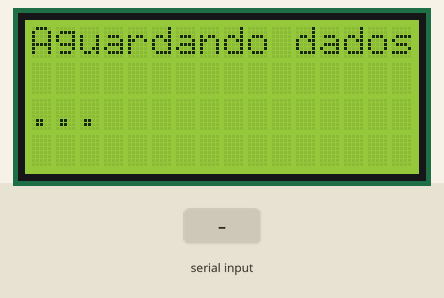
Simulated run of this program. Board: ESP32. Shown: 16×4 character LCD. The inputs (shaded band) are chosen by the test bench. Nothing arrives over Bluetooth unless stated; what the program prints to the serial monitor is not drawn.

Above: at 1.3 s.
1.4 s: "1" received over the second serial link
At 3.6 s:
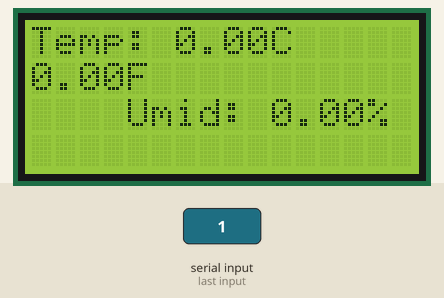
Timing chart, 0 to 5.1 s (numbered marks = the images above; inputs shaded):
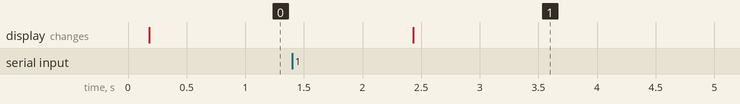

Measured:
- after the input at 1.4 s, the display: changes after 1.0 s (image 1)

The program:

main.cpp
```cpp
//Serial.begin(9600);

   //ENVIO DE DADOS//
  //float umidade = 60.3;
  //float tempC = 20.5;
  //float tempF = 33.7;

  //JsonDocument doc;

//doc["umidade"] = umidade;
//doc["tempC"] = tempC;
//doc["tempF"] = tempF;

//String JsonString;
///serializeJson(doc, JsonString);

//Serial.println("JSON gerado:  ");
//Serial.println(JsonString);
/*
String mensagemRecebida = "{\"umidade\":60.3, \"tempC\":20.5, \"tempF\":33.7}";

JsonDocument doc;

DeserializationError erro = deserializeJson(doc, mensagemRecebida);

if(erro)
{
  Serial.print("Erro ao interpretar JSON:");
  Serial.println(erro.c_str());
  return;
}

float umidade = doc["umidade "];
float tempC = doc["tempC "];
float tempF = doc["tempF "];

Serial.println("JSON interpretado com sucesso!");
Serial.print("Umidade: "); Serial.println(umidade);
Serial.print("temp (C): ");Serial.println(tempC);
Serial.print("temp (f): ");Serial.println(tempF);

}
*/

#include <Arduino.h>
#include <ArduinoJson.h>
#include <BluetoothSerial.h>
#include <Wire.h>
#include <LiquidCrystal_I2C.h>

BluetoothSerial BT;
LiquidCrystal_I2C lcd(0x27, 16, 4);

void setup() {
  Serial.begin(9600);

  if (BT.begin("EspSamuelEvan", false)) {
    Serial.print("Endereço Bluetooth: ");
    Serial.println(BT.getBtAddressString());
  } else {
    Serial.println("Erro ao iniciar Bluetooth!");
    while (true);
  }

  lcd.init();
  delay(100);
  lcd.backlight();
  lcd.setCursor(0, 0);
  lcd.print("Aguardando dados...");
}

void loop() {
  if (BT.available()) {
    String mensagemRecebida = BT.readString();
    Serial.println("Recebido: " + mensagemRecebida);

    JsonDocument doc;
    DeserializationError erro = deserializeJson(doc, mensagemRecebida);
    if (erro) {
      Serial.print("Erro ao ler JSON: ");
      Serial.println(erro.f_str());
      return;
    }

    float temperaturaC = doc["temperaturaC"];
    float umidade = doc["umidade"];
    float fahrenheit = doc["fahrenheit"];

    lcd.clear();
    lcd.setCursor(0, 0);
    lcd.print("Temp: ");
    lcd.print(temperaturaC);
    lcd.print("C");
    lcd.setCursor(0,1);
    lcd.print(fahrenheit);
    lcd.print("F");
    lcd.setCursor(0, 2);
    lcd.print("Umid: ");
    lcd.print(umidade);
    lcd.print("%");
  }
}
```
